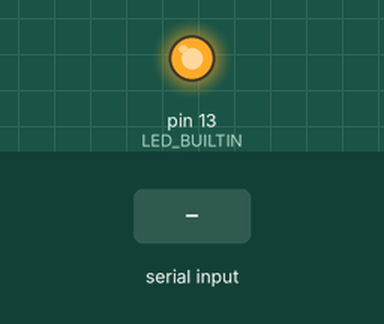
Recording of a sketch running on a simulated Arduino Uno, built with avr-gcc and run on an emulated ATmega328P. Shown: output pins drawn as LEDs (lit = HIGH). Inputs (shaded band) come from the test bench.

Above: at 1.2 s.
1.3 s: "1" received over Serial
Timing chart, 0 to 4.3 s (numbered marks = the images above; inputs shaded):
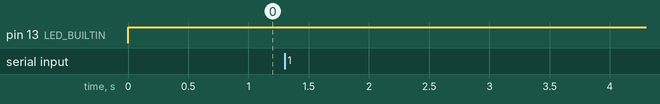

The sketch:

pythonHandshakeTest.ino
```cpp
/** MicroPressusre **/
// #include <SparkFun_MicroPressure.h>
// SparkFun_MicroPressure mpr;

// #include <Wire.h>

#define ZERO_CHAR_VAL 48

// const int voltagePin = A0;

const int HANDSHAKE = 0;
const int VOLTAGE_REQUEST = 1;
const int ON_REQUEST = 2;
const int STREAM = 3;
const int READ_DAQ_DELAY = 4;

// Initially, only send data upon request
int daqMode = ON_REQUEST;

// Default time between data acquisition is 100 ms
int daqDelay = 250;

// String to store input of DAQ delay
String daqDelayStr;


// Keep track of last data acquistion for delays
unsigned long timeOfLastDAQ = 0;


// unsigned long printPresssure() {
//   // Read value from analog pin

//   float value = mpr.readPressure(PA);


//   // Get the time point
//   unsigned long timeMilliseconds = millis();


//   // Write the result
//   if (Serial.availableForWrite()) {
//     String outstr = String(String(timeMilliseconds, DEC) + "," + String(value, DEC));
//     Serial.println(outstr);
//   }

//   // Return time of acquisition
//   return timeMilliseconds;
// }


void setup() {
  // Initialize serial communication
  Serial.begin(115200);
  // Wire.begin();
  //mpr.begin();
  pinMode(LED_BUILTIN, OUTPUT);
  // if(mpr.begin()) {
  //   Serial.println("MPR SETUP SUCCESSFUL");
  // }
}


void loop() {
  // Serial.println("IN LOOP");
  // If we're streaming
  // if (daqMode == STREAM) {
  //   if (millis() - timeOfLastDAQ >= daqDelay) {
  //     timeOfLastDAQ = printPresssure();
  //   }
  // }

  // Check if data has been sent to Arduino and respond accordingly
  if (Serial.available() > 0) {
    digitalWrite(LED_BUILTIN, LOW);

    // Read in request
    int inByte = Serial.read();
    // if (inByte >= ZERO_CHAR_VAL && daqMode != READ_DAQ_DELAY) {
    //   inByte -= ZERO_CHAR_VAL;
    // }
    // if (daqMode != READ_DAQ_DELAY) {
    //   inByte -= ZERO_CHAR_VAL;
    // }
    // Serial.println(inByte);
    // If data is requested, fetch it and write it, or handshake
    switch(inByte) {
      digitalWrite(LED_BUILTIN, LOW);
      // case VOLTAGE_REQUEST:
      //   timeOfLastDAQ = printPresssure();
      //   break;
      // case ON_REQUEST:
      //   daqMode = ON_REQUEST;
      //   break;
      // case STREAM:
      //   daqMode = STREAM;
      //   break;
      // case READ_DAQ_DELAY:
      //   digitalWrite(LED_BUILTIN, HIGH);
      //   // Read in delay, knowing it is appended with an x
      //   daqDelayStr = Serial.readStringUntil('x');
      //   //Serial.println(daqDelayStr);

      //   // Convert to int and store
      //   daqDelay = daqDelayStr.toInt();
      //   // Serial.println(daqDelay);


      //   break;
      case HANDSHAKE:

        if (Serial.availableForWrite()) {
          Serial.println("Message received.");
          digitalWrite(LED_BUILTIN, HIGH);
        }
        else {
          digitalWrite(LED_BUILTIN, LOW);
        }
        break;
    }

  }
  else {
    digitalWrite(LED_BUILTIN, HIGH);
  }
}
```
